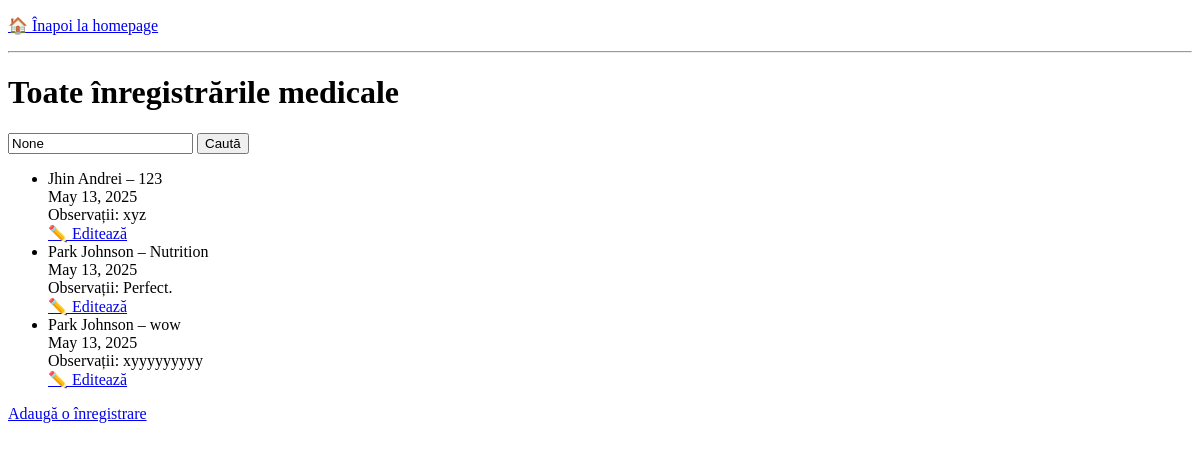
The page /pacienti/inregistrari/ on the database as committed earlier.
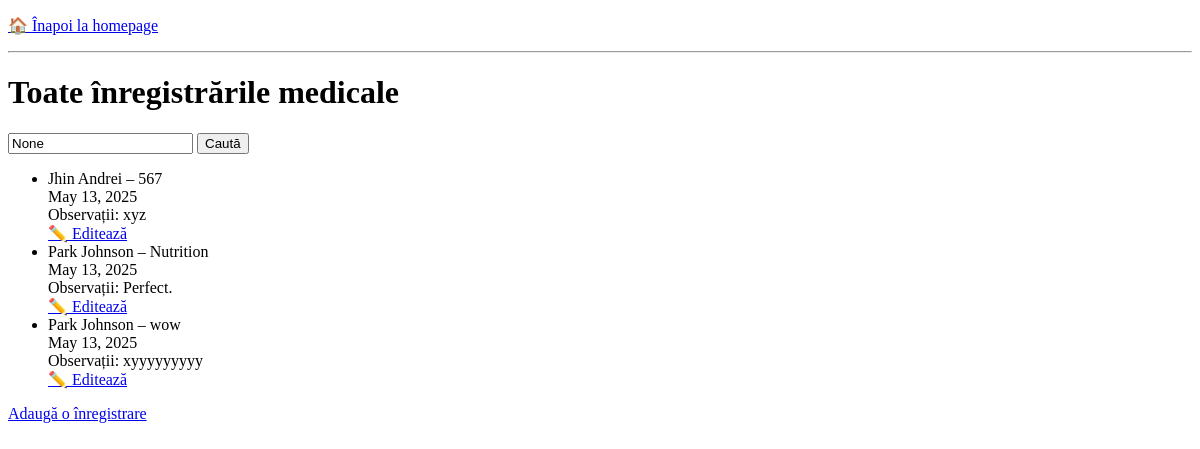
The same page on the database as committed later.
### pacienti/models.py (models this page shows, shortened)
class InregistrareMedicala(models.Model):
    pacient = models.ForeignKey(Pacient, on_delete=models.CASCADE)
    studiu = models.ForeignKey(StudiuClinic, on_delete=models.CASCADE)
    data_inregistrarii = models.DateField(auto_now_add=True)
    observatii = models.TextField(blank=True)
    class Meta:
        verbose_name = "Înregistrare medicală"
        verbose_name_plural = "Înregistrări medicale"

class StudiuClinic(models.Model):
    titlu = models.CharField(max_length=100)
    descriere = models.TextField(blank=True)
    data_inceput = models.DateField()
    data_sfarsit = models.DateField(null=True, blank=True)
    pacienti = models.ManyToManyField('Pacient', related_name='studii')
    def __str__(self):
        return self.titlu
    class Meta:
        verbose_name = "Studiu clinic"
        verbose_name_plural = "Studii clinice"

class Pacient(models.Model):
    SEX_OPTIUNI = [('M', 'Masculin'), ('F', 'Feminin')]
    nume = models.CharField(max_length=100)
    prenume = models.CharField(max_length=100)
    data_nasterii = models.DateField()
    sex = models.CharField(max_length=1, choices=SEX_OPTIUNI)
    email = models.EmailField(blank=True, null=True)
    telefon = models.CharField(max_length=20, blank=True, null=True)
    def __str__(self):
        return f"{self.nume} {self.prenume}"
    class Meta:
        verbose_name = "Pacient"
        verbose_name_plural = "Pacienți"

### pacienti/views.py (the view)
# urls.py: path('inregistrari/', views.lista_inregistrari, name='lista_inregistrari'),
def lista_inregistrari(request):
    query = request.GET.get('q')
    if query:
        inregistrari = InregistrareMedicala.objects.select_related('pacient', 'studiu').filter(
            models.Q(pacient__nume__icontains=query) | models.Q(pacient__prenume__icontains=query)
        )
    else:
        inregistrari = InregistrareMedicala.objects.select_related('pacient', 'studiu').all()
    return render(request, 'pacienti/lista_inregistrari.html', {'inregistrari': inregistrari, 'query': query})

### pacienti/templates/pacienti/lista_inregistrari.html (shortened to what this page needs)
{% extends 'back.html' %}
{% block content %}
<h1>Toate înregistrările medicale</h1>
<form method="get">
    <input type="text" name="q" placeholder="Caută după pacient" value="{{ query }}">
    <button type="submit">Caută</button>
</form>
<ul>
    {% for inregistrare in inregistrari %}
        <li>
            {{ inregistrare.pacient }} – {{ inregistrare.studiu }}<br>
            {{ inregistrare.data_inregistrarii }}<br>
            Observații: {{ inregistrare.observatii }}<br>
            <a href="{% url 'editeaza_inregistrare' inregistrare.id %}">✏️ Editează</a>
        </li>
    {% empty %}
        <li>Nu există înregistrări.</li>
    {% endfor %}
</ul>
<a href="{% url 'adauga_inregistrare' %}">Adaugă o înregistrare</a>
{% endblock %}

Rows that differ between the two databases and show on the page:
changed through a linked row, InregistrareMedicala "xyz": studiu "123" → "567"
